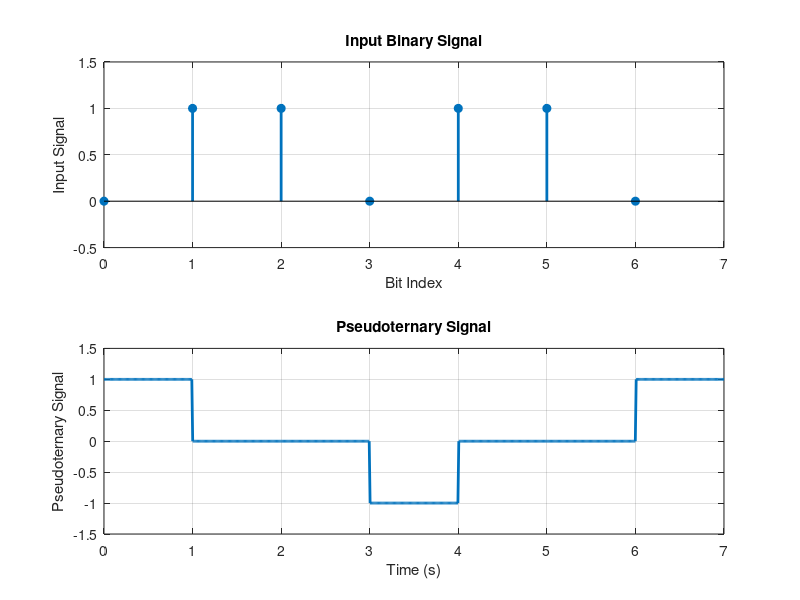

Write MATLAB code to recreate this figure.
clc;
clear;
close all;

% Define input binary signal
input_signal = [0 1 1 0 1 1 0];
n = length(input_signal);
bitrate = 1;
samples_per_bit = 100;
time = linspace(0, n, n * samples_per_bit); 

% Generate Pseudoternary Signal
pseudoternary_signal = zeros(1, length(time));
current_level = 1;
for i = 1:n
    t_index = (i - 1) * samples_per_bit + 1 : i * samples_per_bit; 
    
    if input_signal(i) == 0
        pseudoternary_signal(t_index) = current_level;
        current_level = -current_level;
    end
end

% Plot Signals
figure;
subplot(2,1,1);
stem(0:n-1, input_signal, 'filled', 'linewidth', 2);
ylabel('Input Signal');
xlabel('Bit Index');
grid on;
axis([0 n -0.5 1.5]); 

title('Input Binary Signal');

subplot(2,1,2);
plot(time, pseudoternary_signal, 'linewidth', 2);
ylabel('Pseudoternary Signal');
xlabel('Time (s)');
grid on;
axis([0 n -1.5 1.5]);
title('Pseudoternary Signal');
